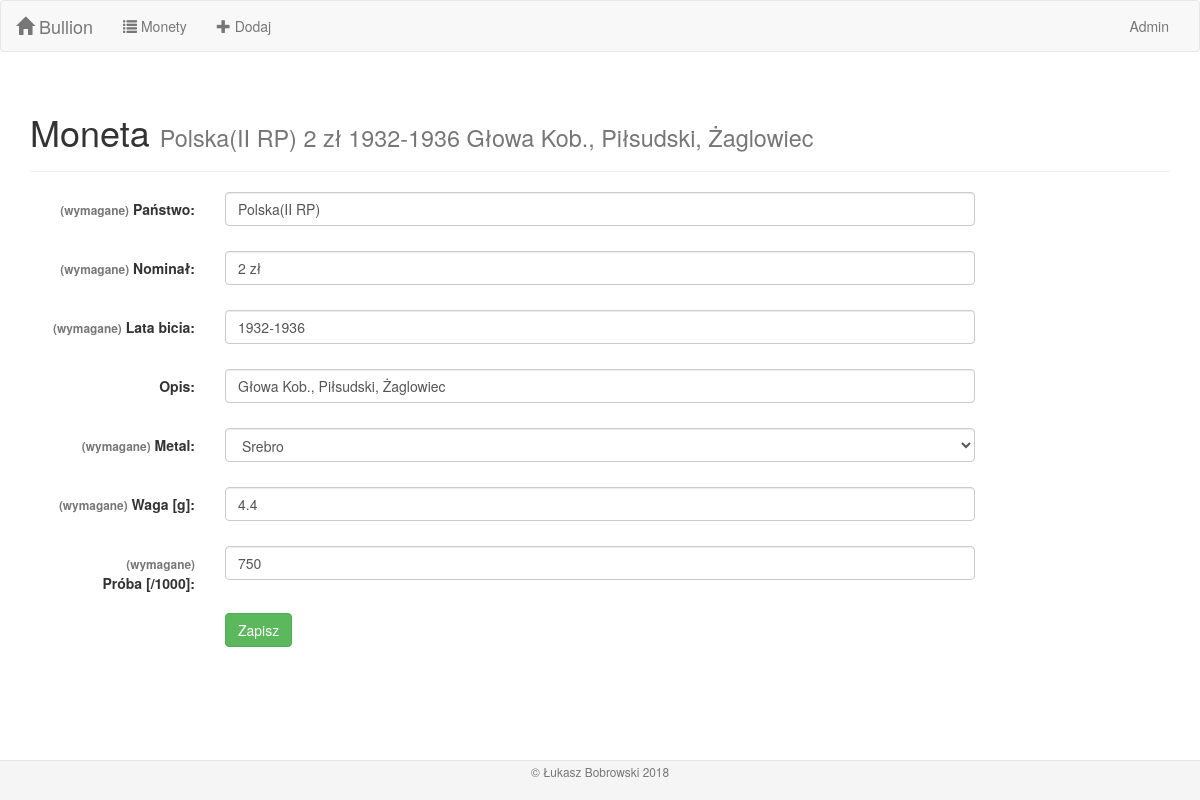
Before: /coins/21/edit with the older database file.
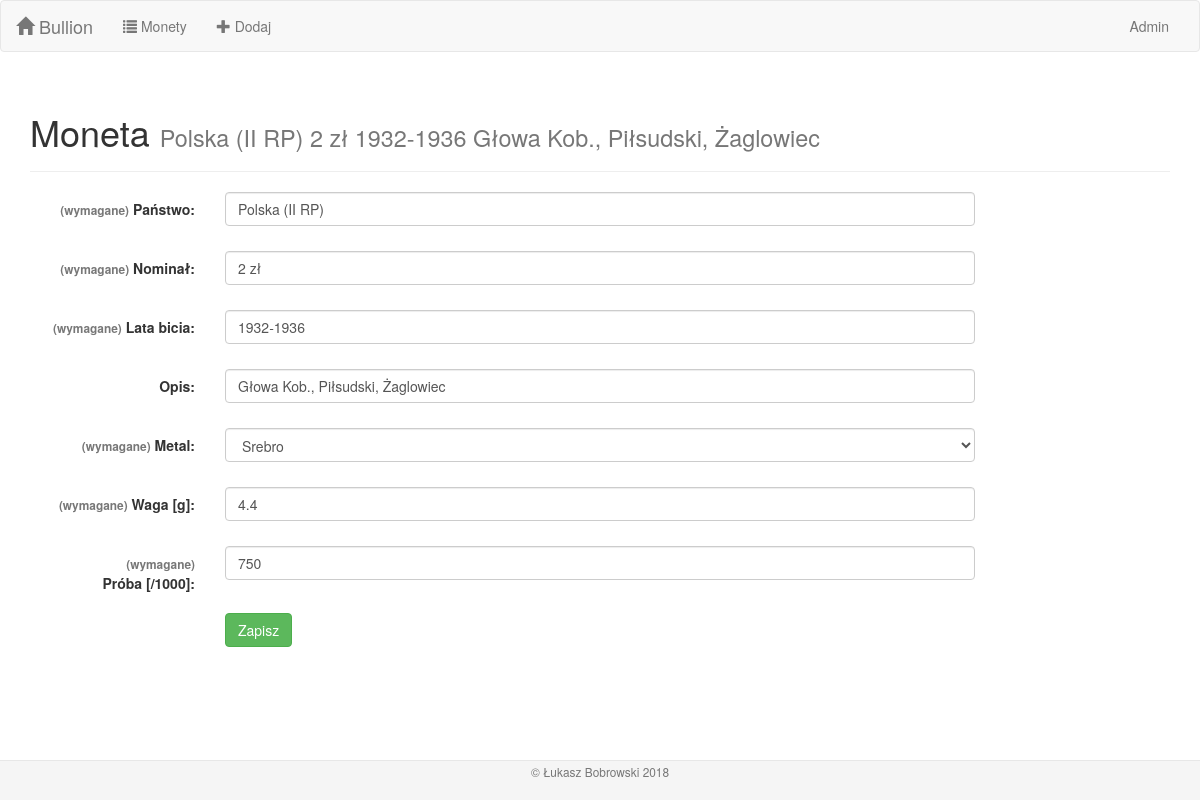
After: the same page with the newer database file.
### bullion/models.py (models this page shows, shortened)
class Coin(models.Model):
    country = models.CharField(max_length=100, verbose_name='państwo')
    face_value = models.CharField(max_length=100, verbose_name='nominał')
    mint_years = models.CharField(max_length=100, verbose_name='lata bicia')
    description = models.CharField(max_length=200, blank=True, default='', verbose_name='opis')
    metal = models.ForeignKey(Metal, on_delete=models.CASCADE, verbose_name='metal')
    weight = models.FloatField(validators=[MinValueValidator(0.01)], verbose_name='waga [g]')
    fineness = models.IntegerField(validators=[MinValueValidator(10), MaxValueValidator(1000)],
                                   verbose_name='próba [/1000]')
    class Meta:
        verbose_name = 'Moneta'
        verbose_name_plural = 'Monety'
    def inline_text(self):
        fields = [self.country, self.face_value, self.mint_years, self.description]
        return ' '.join(str(f) for f in fields)

### bullion/views.py (the view)
# urls.py: path('coins/<int:pk>/edit', views.CoinUpdateView.as_view(), name='coin_update'),
class CoinUpdateView(UpdateView):
    model = models.Coin
    form_class = forms.CoinModelForm

### bullion/forms.py
class CoinModelForm(BootstrapModelForm):
    class Meta:
        model = models.Coin
        fields = '__all__'

### bullion/models.py (called while the page is built)
    def __str__(self):
        return self.name

### bullion/templates/bullion/coin_form.html (shortened to what this page needs)
{% extends 'bullion/base.html' %}
{% block content %}
{% load l10n %}
<div class="container">
    <div class="page-header">
        {% if coin.pk %}
            <h1>Moneta <small>{{ coin.inline_text }}</small></h1>
        {% else %}
            <h1>Nowa Moneta</h1>
        {% endif %}
    </div>
    <form class="form-horizontal" action="" method="post" enctype="multipart/form-data">
        {% for field in form %}
            <div class="form-group {% if field.errors %}has-error{% endif %}">
                <label class="control-label col-sm-2">
                    {% if field.field.required %}<span class="font-weight-normal small text-muted">(wymagane)</span>{% endif %}
                    {{ field.label_tag }}
                </label>
                <div class="col-sm-8">
                    {{ field }}
                </div>
            </div>
        {% endfor %}
        <div class="form-group">
            <div class="col-sm-offset-2 col-sm-8">
                <button type="submit" class="btn btn-success">Zapisz</button>
            </div>
        </div>
    </form>
</div>
{% endblock %}

### bullion/templates/bullion/base.html (shortened to what this page needs)
<!DOCTYPE html>
<html lang="pl">
<head>
    {% load static %}
    <link rel="stylesheet" type="text/css" href="https://maxcdn.bootstrapcdn.com/bootstrap/3.3.7/css/bootstrap.min.css">
    <link href="{% static 'bullion/style.css' %}" rel="stylesheet">
</head>
<body>
    <div class="navbar navbar-default">
        <div class="container-fluid">
            <div class="navbar-header">
                <a class="navbar-brand" href="{% url 'index' %}">
                    <span class="glyphicon glyphicon-home"></span>&nbsp;Bullion
                </a>
            </div>
            <div class="collapse navbar-collapse" id="topNavBar">
                <ul class="nav navbar-nav">
                    <li><a href="{% url 'coin_list' %}"><span class="glyphicon glyphicon-list"></span>&nbsp;Monety</a></li>
                    <li><a href="{% url 'coin_create' %}"><span class="glyphicon glyphicon-plus"></span>&nbsp;Dodaj</a></li>
                </ul>
                <ul class="nav navbar-nav navbar-right">
                    <li><a href="{% url 'admin:index' %}">Admin</a></li>
                </ul>
            </div>
        </div>
    </div>
    {% block content %}{% endblock %}
    <footer class="footer">
        <div class="container">
            <p class="text-muted text-center"><small>&copy; Łukasz Bobrowski 2018</small></p>
        </div>
    </footer>
</body>
</html>

### bullion/static/bullion/style.css (style rules this page uses)
html { position: relative; min-height: 100%; }
body { margin-bottom: 50px; }
.footer { position: absolute; bottom: 0; width: 100%; height: 40px; background-color: #f5f5f5; border-top: solid #e7e7e7 1px; }

Changed rows visible on the page:
changed Coin "2 zł": inline_text "Polska(II RP) 2 zł 1932-1936 Głowa Kob., Piłsudski, Żaglowiec" → "Polska (II RP) 2 zł 1932-1936 Głowa Kob., Piłsudski, Żaglowiec"; country "Polska(II RP)" → "Polska (II RP)"
